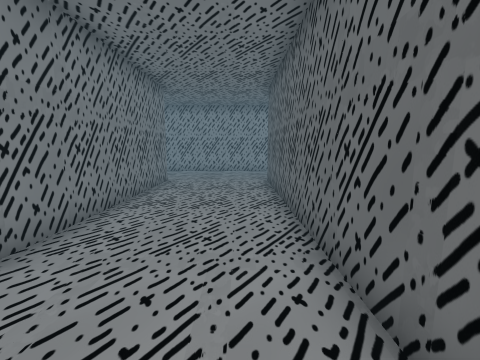
view 1 (above)

16 first-person views from a walk through a 3-D level made in the Unity game engine. The camera is 1.5 m above the floor, tilts 8° down and sees 90° across. Doors are open. The floor is counted in squares, 1 m on a side. Each view is taken from the middle of a square. On the plan, view 1 faces up. The plan holds only what a view shows up to about 13 squares ahead; the rest is blank. The place goes on beyond the plan. The player is left out.

view 2
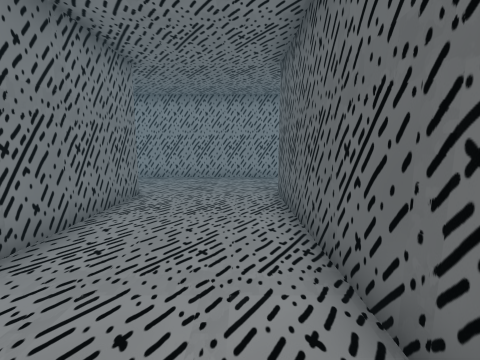

view 3
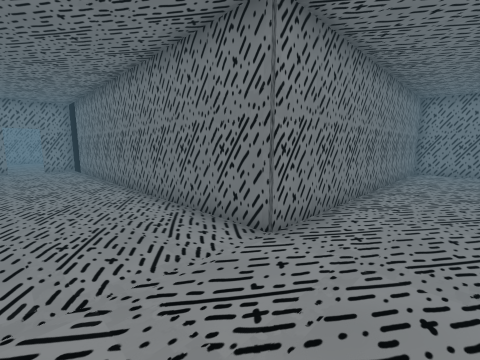

view 4
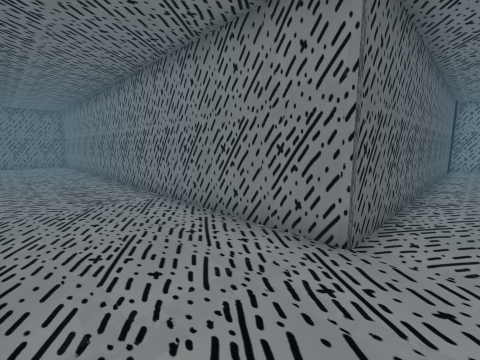

view 5
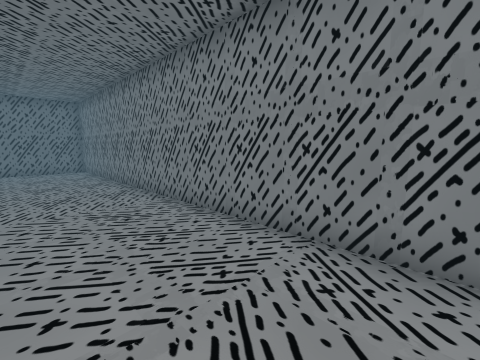

view 6
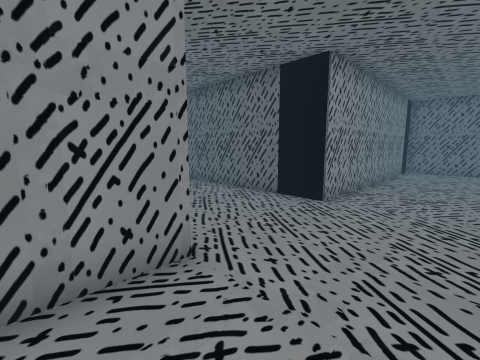

view 7
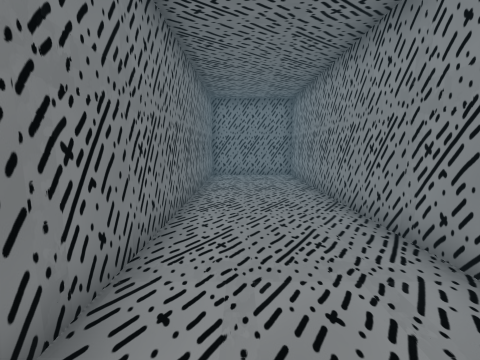

view 8
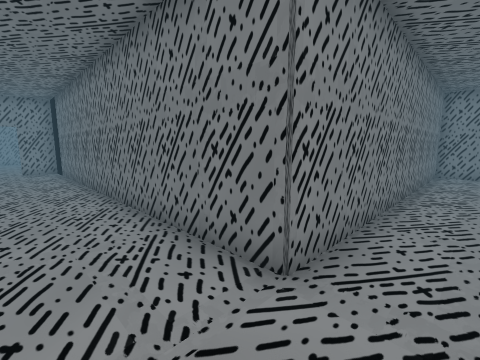

view 9
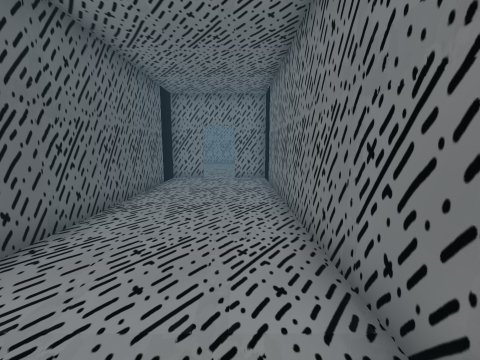

view 10
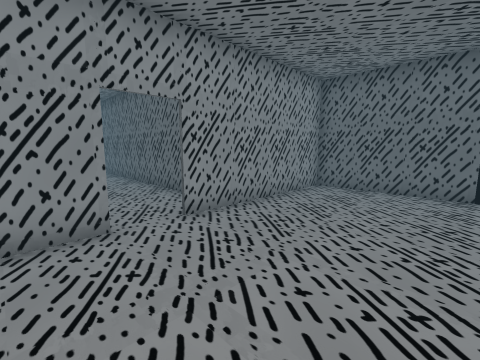

view 11
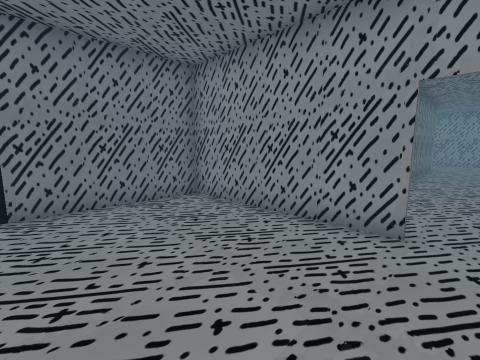

view 12
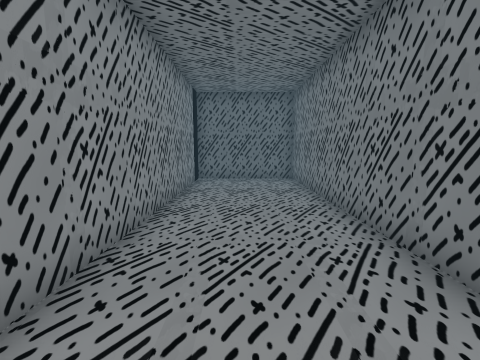

view 13
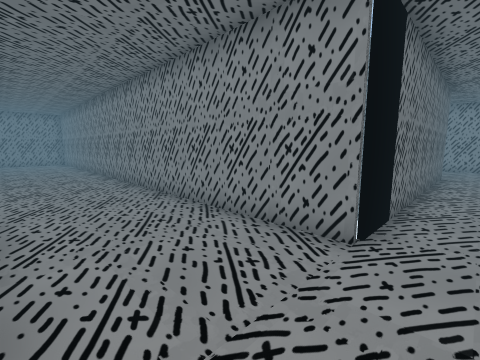

view 14
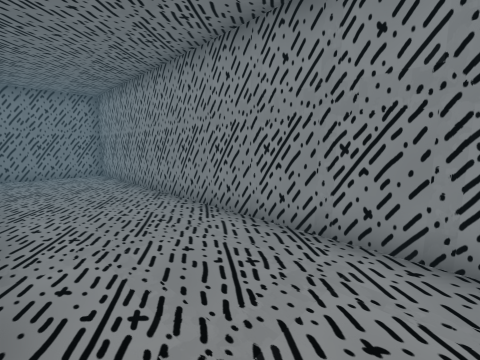

view 15
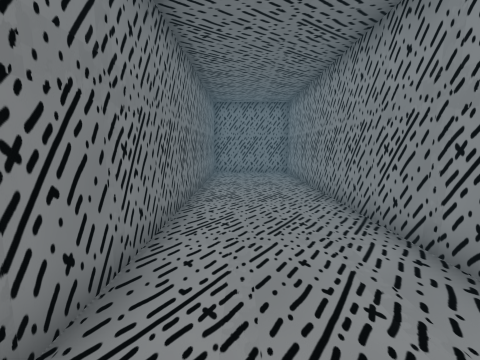

view 16
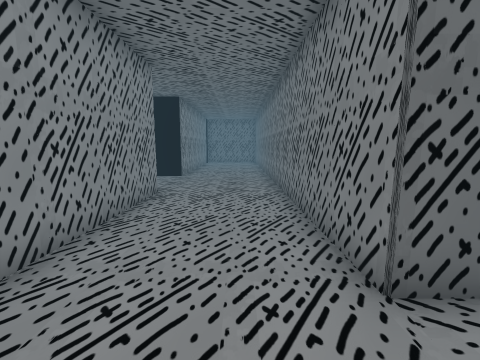

### Floor plan
Points are (right, up) in squares from view 1. A wall is a line through its corners. A room is listed if a view was taken in it or the views show most of it. See-through windows are left out.
Room 1 (views 1, 2, 3, 4, 5, 6, 7, 8, 9, 12, 13, 14, 15, 16)
walls: (6.8, 16.5) (6.8, 14.7) (-15.7, 14.7) (-15.7, 10.5) (-3.2, 10.5) (-3.2, -4.4) (-1.8, -4.4); (-0.4, -4.4) (1.2, -4.4) (1.2, 10.5) (21.2, 10.5) (21.2, 14.9) (11.2, 14.9) (11.2, 16.5)
ways out: open door at (-1, -4.5) to room 2
Room 2 (views 10, 11)
walls: (-1.6, -4.6) (-7.4, -4.6) (-7.4, -9.1); (5.7, -9.1) (5.7, -4.6) (-0.2, -4.6)
ways out: open door at (-1, -4.5) to room 1

Where each view was taken, in squares from view 1:
view 1: 0 up, 0 right, facing up
view 2: 3 up, 0 right, facing up
view 3: 13 up, 0 right, facing down-left
view 4: 14 up, 0 right, facing down-right
view 5: 14 up, 5 right, facing down-right
view 6: 12 up, 5 right, facing up-right
view 7: 12 up, 3 left, facing left
view 8: 12 up, 1 left, facing down-left
view 9: 7 up, 2 left, facing down
view 10: 9 down, 3 left, facing up-right
view 11: 9 down, 1 left, facing up-left
view 12: 13 up, 10 right, facing right
view 13: 11 up, 8 right, facing up-left
view 14: 11 up, 2 left, facing up-left
view 15: 12 up, 2 left, facing left
view 16: 12 up, 1 left, facing right
